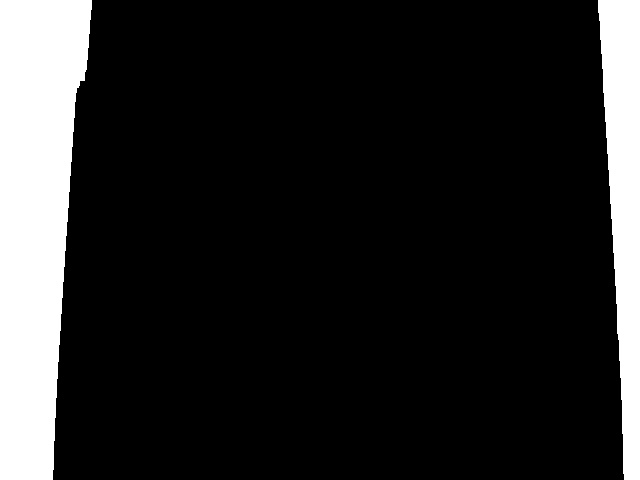
#> input picture cam0_mask_cali_v2.jpg, 640 x 480 px
$ python main.py
#> lines starting #> are read from the running program, lines starting #| are printed output that depends on the picture
import cv2
import numpy as np
import os

os.chdir('C:/Users/user/Desktop/Dev/tabletennis_robot')

# Set Initial Value
global hmin_0, hmax_0, smin_0, smax_0, vmin_0, vmax_0
global hmin_1, hmax_1, smin_1, smax_1, vmin_1, vmax_1
ball_cam0 = np.array([0, 0])
ball_cam1 = np.array([0, 0])
ball_3D_temp = np.array([[0], [0], [0], [1]])
h, w = np.array([720, 1280])


def nothing(x):
    pass


def on_trackbar_0():
    global hmin_0, hmax_0, smin_0, smax_0, vmin_0, vmax_0

    hmin_0 = cv2.getTrackbarPos('H_min_0', 'dst_0')
    hmax_0 = cv2.getTrackbarPos('H_max_0', 'dst_0')
    smin_0 = cv2.getTrackbarPos('S_min_0', 'dst_0')
    smax_0 = cv2.getTrackbarPos('S_max_0', 'dst_0')
    vmin_0 = cv2.getTrackbarPos('V_min_0', 'dst_0')
    vmax_0 = cv2.getTrackbarPos('V_max_0', 'dst_0')


def on_trackbar_1():
    global hmin_1, hmax_1, smin_1, smax_1, vmin_1, vmax_1

    hmin_1 = cv2.getTrackbarPos('H_min_1', 'dst_1')
    hmax_1 = cv2.getTrackbarPos('H_max_1', 'dst_1')
    smin_1 = cv2.getTrackbarPos('S_min_1', 'dst_1')
    smax_1 = cv2.getTrackbarPos('S_max_1', 'dst_1')
    vmin_1 = cv2.getTrackbarPos('V_min_1', 'dst_1')
    vmax_1 = cv2.getTrackbarPos('V_max_1', 'dst_1')


# Set Camera Matrix
R0 = np.linalg.inv(np.array([[0.9242, -0.2864, 0.2526],
                             [0.3812, 0.7312, -0.5658],
                             [-0.0227, 0.6192, 0.7849]]))

R1 = np.linalg.inv(np.array([[0.6989, -0.3543, 0.6213],
                             [0.7148, 0.3153, -0.6243],
                             [0.0253, 0.8804, 0.4736]]))

T0 = np.array([-1142.2, 183.7513, 1669.1])

T1 = np.array([-398.5379, 165.7630, 1398.9])

# Translation Matrix between each cam & World Coord


# Focal length(Re)
cam0_f = np.array([766.8537, 769.1458])
cam1_f = np.array([765.3281, 767.4927])

# Principle Point(Re)
cam0_c = np.array([647.6205, 345.3208])
cam1_c = np.array([641.5385, 366.9369])

# Distortion
cam0_dist_r = np.array([0.1313, -0.2132])
cam0_dist_t = np.array([0, 0])
cam1_dist_r = np.array([0.1331, -0.2226])
cam1_dist_t = np.array([0, 0])

# Intrinsics Matrix
cam0_int = np.array([[cam0_f[0], 0, cam0_c[0]], [0, cam0_f[1], cam0_c[1]], [0, 0, 1]])
cam1_int = np.array([[cam1_f[0], 0, cam1_c[0]], [0, cam1_f[1], cam1_c[1]], [0, 0, 1]])

print('intrinsics Matrix')
print('')
print(cam0_int)
print(cam1_int)

mtx0 = cam0_int
mtx1 = cam1_int
dist0 = np.hstack([cam0_dist_r, cam0_dist_t])
dist1 = np.hstack([cam1_dist_r, cam1_dist_t])
print(mtx0)
print(dist0)
print("")
print(mtx1)
print(dist1)

# calibration for new camera matrix

newcameraMtx0, roi0 = cv2.getOptimalNewCameraMatrix(mtx0, dist0, (w, h), 1, (w, h))
print(newcameraMtx0)
print("")
newcameraMtx1, roi1 = cv2.getOptimalNewCameraMatrix(mtx1, dist1, (w, h), 1, (w, h))
print(newcameraMtx1)

print(roi0)
print(roi1)

# T0 = np.array([0,0,0])  # Translation vector
RT0 = np.zeros((3, 4))  # combined Rotation/Translation matrix
RT0[:3, :3] = R0
RT0[:3, 3] = T0
P0 = np.dot(newcameraMtx0, RT0)  # Projection matrix

# define pose 1

# T1 = np.array([0,0,2.])
RT1 = np.zeros((3, 4))
RT1[:3, :3] = R1
RT1[:3, 3] = T1
P1 = np.dot(newcameraMtx1, RT1)

print(P0)
print(P1)

mapx0, mapy0 = cv2.initUndistortRectifyMap(mtx0, dist0, None, newcameraMtx0, (w, h), 5)
mapx1, mapy1 = cv2.initUndistortRectifyMap(mtx1, dist1, None, newcameraMtx1, (w, h), 5)

mask0 = cv2.imread('cam0_mask_cali_v2.jpg', cv2.IMREAD_GRAYSCALE)
#> mask0 is the input picture: shape (480, 640); min 0, max 255, mean 38.3
mask1 = cv2.imread('cam1_mask_cali_v2.jpg', cv2.IMREAD_GRAYSCALE)
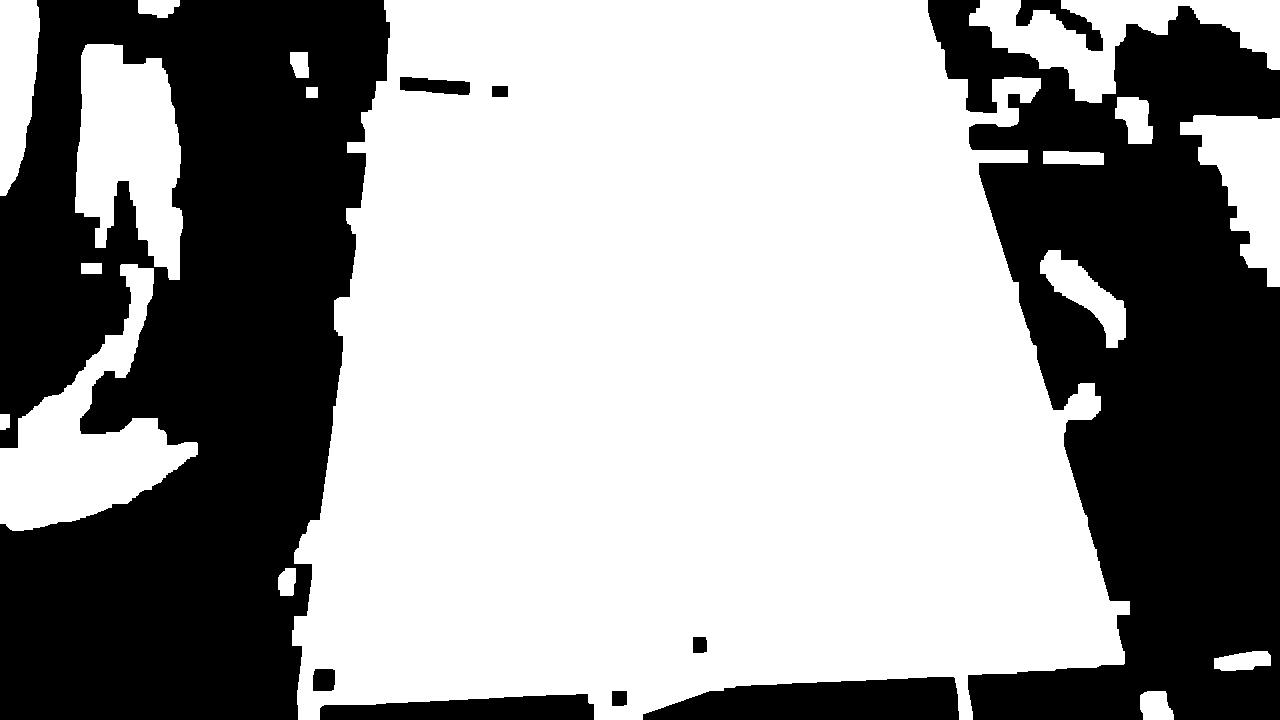
#> input picture cam1_mask_cali_v2.jpg, 1280 x 720 px
#> mask1 is the input picture: shape (720, 1280); min 0, max 255, mean 153.9

# cv2.namedWindow('src')

cv2.namedWindow('dst_0')
cv2.namedWindow('dst_1')

# Set Trackbar

cv2.createTrackbar('H_min_0', 'dst_0', 0, 255, nothing)
cv2.setTrackbarPos('H_min_0', 'dst_0', 0)
cv2.createTrackbar('H_max_0', 'dst_0', 0, 255, nothing)
cv2.setTrackbarPos('H_max_0', 'dst_0', 255)
cv2.createTrackbar('S_min_0', 'dst_0', 0, 255, nothing)
cv2.setTrackbarPos('S_min_0', 'dst_0', 0)
cv2.createTrackbar('S_max_0', 'dst_0', 0, 255, nothing)
cv2.setTrackbarPos('S_max_0', 'dst_0', 255)
cv2.createTrackbar('V_min_0', 'dst_0', 0, 255, nothing)
cv2.setTrackbarPos('V_min_0', 'dst_0', 0)
cv2.createTrackbar('V_max_0', 'dst_0', 0, 255, nothing)
cv2.setTrackbarPos('V_max_0', 'dst_0', 255)

cv2.createTrackbar('H_min_1', 'dst_1', 0, 255, nothing)
cv2.setTrackbarPos('H_min_1', 'dst_1', 0)
cv2.createTrackbar('H_max_1', 'dst_1', 0, 255, nothing)
cv2.setTrackbarPos('H_max_1', 'dst_1', 255)
cv2.createTrackbar('S_min_1', 'dst_1', 0, 255, nothing)
cv2.setTrackbarPos('S_min_1', 'dst_1', 0)
cv2.createTrackbar('S_max_1', 'dst_1', 0, 255, nothing)
cv2.setTrackbarPos('S_max_1', 'dst_1', 255)
cv2.createTrackbar('V_min_1', 'dst_1', 0, 255, nothing)
cv2.setTrackbarPos('V_min_1', 'dst_1', 0)
cv2.createTrackbar('V_max_1', 'dst_1', 0, 255, nothing)
cv2.setTrackbarPos('V_max_1', 'dst_1', 255)

tm = cv2.TickMeter()

while True:
    tm.start()
    src_0 = cv2.imread('cam0_ex.jpg')
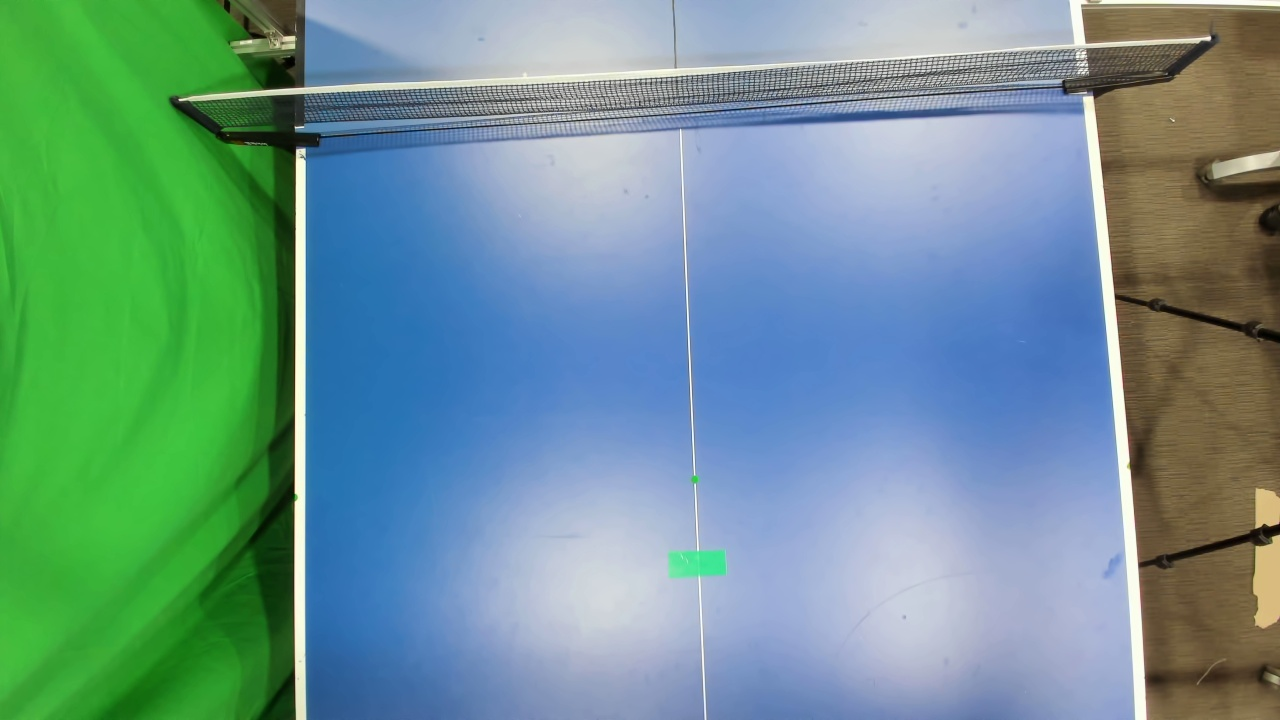
#> input picture cam0_ex.jpg, 1280 x 720 px
#> src_0 is the input picture: shape (720, 1280, 3); mean B, G, R 145.9, 149.4, 108.6
    src_0 = cv2.remap(src_0, mapx0, mapy0, cv2.INTER_LINEAR)
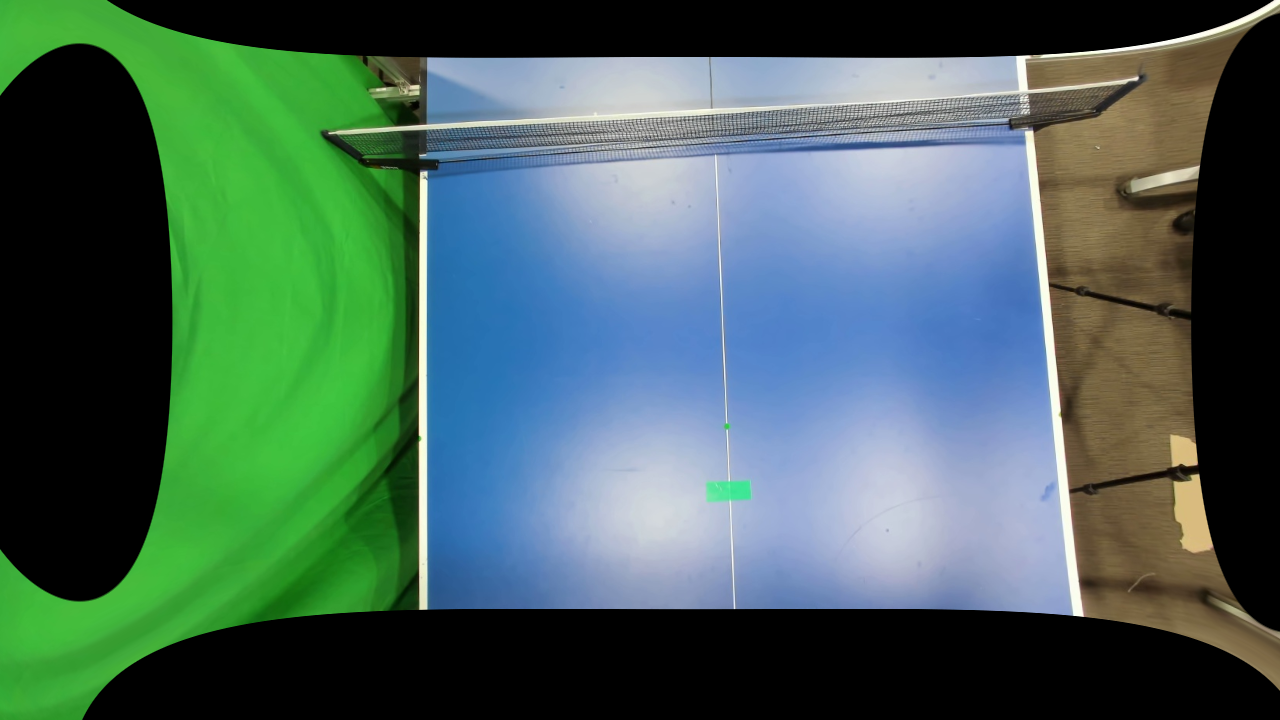
#> src_0: shape (720, 1280, 3); mean B, G, R 91, 100.3, 70.5
#> (the run stopped early here; a loop or call above may not have finished)
